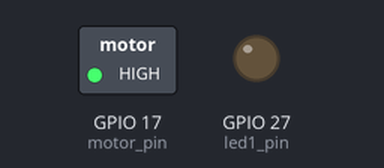
This program was run on a simulated Raspberry Pi (BCM pin numbers). On the bench: switched loads named in the program (green lamp = pin HIGH), output pins drawn as LEDs (lit = HIGH). At 8.0 s the program stops and its outputs stay as they are.

Above: at 1.0 s.
At 3.0 s:
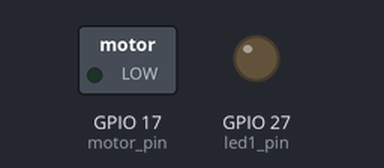
Timing chart, 0 to 5.2 s (numbered marks = the images above):
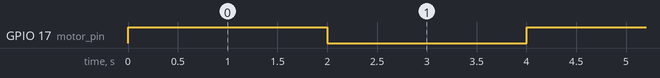

The program:

motor.py
```python
from time import sleep
import RPi.GPIO as GPIO

GPIO.setmode(GPIO.BCM)
motor_pin = 17
GPIO.setup(motor_pin, GPIO.OUT)

led1_pin = 27
GPIO.setup(led1_pin,GPIO.OUT)

try:
    for i in range(2):
        GPIO.output(motor_pin, GPIO.HIGH)
        sleep(2)
        GPIO.output(motor_pin, GPIO.LOW)
        sleep(2)
except:
    GPIO.cleanup()
finally:
    GPIO.cleanup()
```

Measured:
- by itself, GPIO 17 (motor_pin): alternates HIGH for 2.0 s and LOW for 2.0 s, 4 changes in all, then stays LOW
